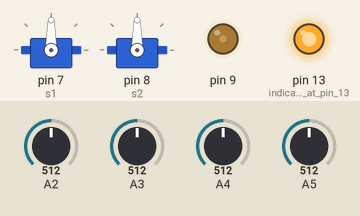
This sketch was run on a simulated Arduino Uno, built with avr-gcc and run on an emulated ATmega328P. On the bench: 2 × servo, output pins drawn as LEDs (lit = HIGH). The inputs (shaded band) are chosen by the test bench; at power-on: A2 = 512, A4 = 512, A3 = 512, A5 = 512.

Above: at 4.2 s.
4.3 s: A2 set to 602
5.8 s: A2 set to 628
At 6.28 s:
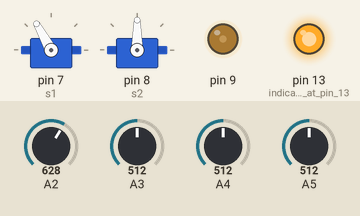
At 8.0 s:
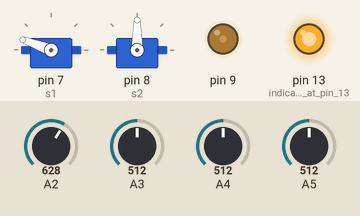
8.3 s: A4 set to 596
9.8 s: A4 set to 631
At 12.6 s:
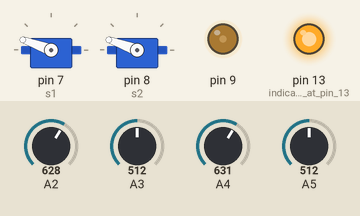
12.8 s: A3 set to 712
14.3 s: A3 set to 739
At 19.0 s:
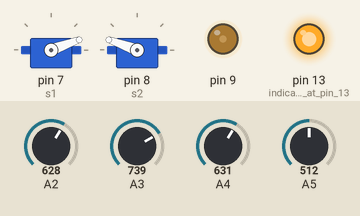
Timing chart, 0 to 19.8 s (numbered marks = the images above; inputs shaded):
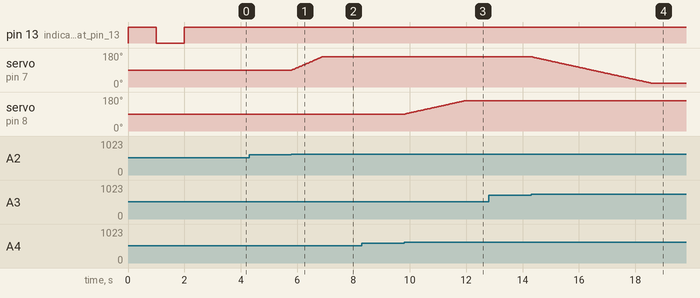

Measured:
- the behaviour switches between 612 and 613 on A2 (found by bisection; images 0 and 1)
- the behaviour switches between 612 and 613 on A4 (found by bisection; images 2 and 3)
- the behaviour switches between 728 and 729 on A3 (found by bisection; images 3 and 4)
- after the input at 4.3 s, every drawn part: stays the same
- after the input at 5.8 s, servo on pin 7 (s1): moves from 90° to 160° over 1.1 s, starting at once
- after the input at 8.3 s, every drawn part: stays the same
- after the input at 9.8 s, servo on pin 8 (s2): moves from 90° to 160° over 2.1 s, starting at once
- after the input at 12.8 s, every drawn part: stays the same
- after the input at 14.3 s, servo on pin 7 (s1): moves from 160° to 20° over 4.3 s, starting at once

The sketch:

Solar-Tracker_Code.ino
```cpp
#include<Servo.h>//initialize servo library
int t,b,r,l;//variables to store ldr values
Servo s1;//servo1
Servo s2;//servo2
int pos=90,pos1=90; //initial positions for servo1 and servo2
const int d=100;//sensitivity
int a,b1,d1,d2;//a and b for direction control

void setup(){
  pinMode(13,OUTPUT);//indicating led at pin 13
  digitalWrite(13,HIGH);//led on
  delay(1000);//delay of 1sec
  digitalWrite(13,LOW);//led off
  delay(1000);
  digitalWrite(13,HIGH);
  delay(1000);
  pinMode(9,OUTPUT);
  analogWrite(9,70);

  s1.attach(7);   //left right
  s2.attach(8);    //top bottom
  s1.write(pos);    //initialise servos to 90 degree
  s2.write(pos1);

}
void loop(){
  read();     //call read function


  while(d1>d && d2>d){   //when all ldr readings are above fixed value d
    if(a==1){             //for s1 and s2 to work simultaneously
      if(pos>20){
      pos--;}
      s1.write(pos);     //servo1 moves left
      delay(15);
    }else{
      if(pos<160){
      pos++;}
      s1.write(pos);     //servo1 moves right
      delay(15);
    }
    if(b1==1){

      if(pos1>20){
      pos1--;}
      s2.write(pos1);    //servo1 moves down
      delay(15);
    }else{
      if(pos1<160){
      pos1++;}
      s2.write(pos1);    //servo1 moves up
      delay(15);
    }
    read();
  }


  while(d1>d && d2<d){    //s1 to work
    if(a==1){
      if(pos>20){
      pos--;}
      s1.write(pos);
      delay(15);
    }else{
      if(pos<160){
      pos++;}
      s1.write(pos);
      delay(15);
    }
    read();
  }


  while(d1<d && d2>d){     //s2 to work
    if(b1==1){
      if(pos1>20){
      pos1--;}
      s2.write(pos1);
      delay(15);
    }else{
      if(pos1<160){
      pos1++;}
      s2.write(pos1);
      delay(15);
    }
    read();
  }


while(d1<d && d2<d){    //just float
    delay(10);
    read();
  }
  delay(10);
}


void read(){
  t=analogRead(A4);
  b=analogRead(A5);
  r=analogRead(A2);
  l=analogRead(A3);
  if(l>r){
    d1=l-r;
    a=1;      //setting a=1 for s1 to go left
  }else{
    d1=r-l;
    a=0;      //setting a=0 for s1 to go right
  }
  if(t>b){
    d2=t-b;
    b1=0;     //setting a=0 for s1 to go up
  }else{
    d2=b-t;
    b1=1;     //setting a=0 for s1 to go down
  }
}
```
